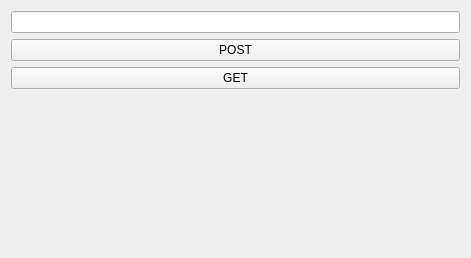
<?xml version="1.0" encoding="UTF-8"?>
<ui version="4.0">
 <class>MainWindow</class>
 <widget class="QMainWindow" name="MainWindow">
  <property name="geometry">
   <rect>
    <x>0</x>
    <y>0</y>
    <width>471</width>
    <height>258</height>
   </rect>
  </property>
  <property name="windowTitle">
   <string>MainWindow</string>
  </property>
  <widget class="QWidget" name="centralWidget">
   <layout class="QVBoxLayout" name="verticalLayout">
    <item>
     <widget class="QLineEdit" name="line_request"/>
    </item>
    <item>
     <widget class="QPushButton" name="btn_POST">
      <property name="text">
       <string>POST</string>
      </property>
     </widget>
    </item>
    <item>
     <widget class="QPushButton" name="btn_GET">
      <property name="text">
       <string>GET</string>
      </property>
     </widget>
    </item>
    <item>
     <widget class="QLabel" name="lbl_Response">
      <property name="text">
       <string/>
      </property>
      <property name="wordWrap">
       <bool>true</bool>
      </property>
     </widget>
    </item>
   </layout>
  </widget>
 </widget>
 <layoutdefault spacing="6" margin="11"/>
 <resources/>
 <connections/>
</ui>
